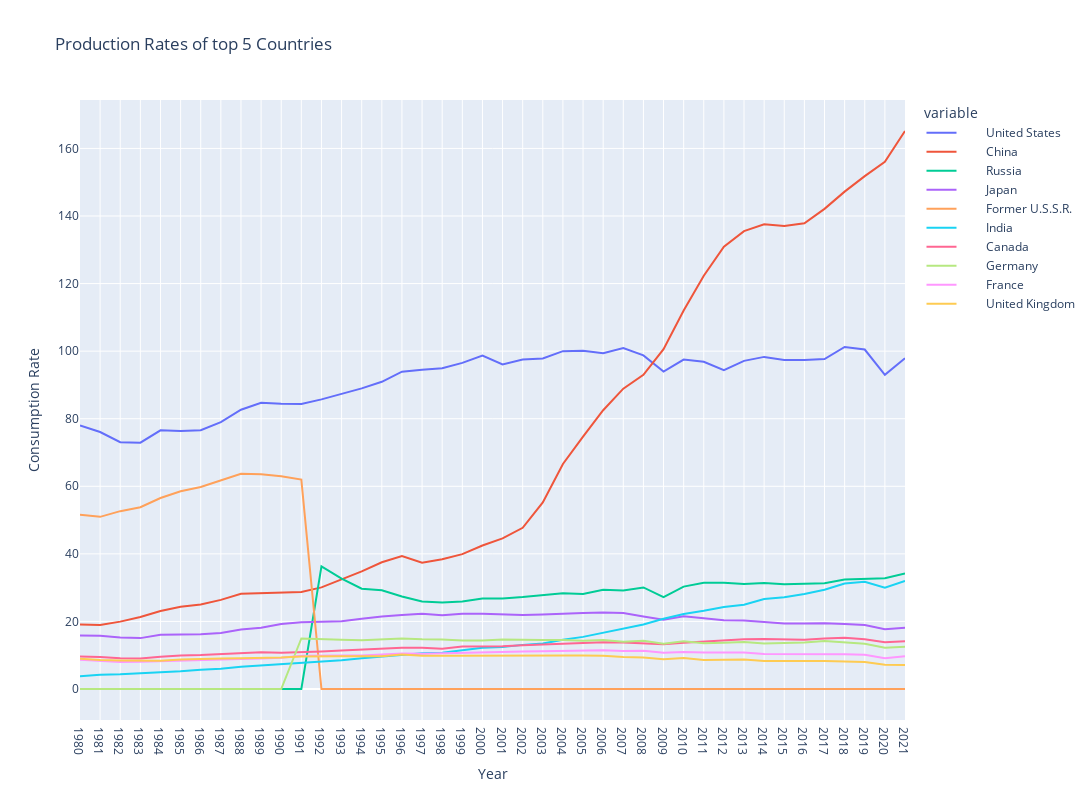

Notebook cell for this chart:
### Code cell
fig = px.line(top_consumption4, x = top_consumption4.index, y= top_consumption4.columns[0:],labels={
                     "Year": "Year",
                     "value": "Consumption Rate"}, title='Production Rates of top 5 Countries',width=1600, height=800)
fig.show()

### Figure 1 — Plotly figure (JSON) as saved in the notebook; plotly's stock layout.template omitted (floating-point values rounded to 4 significant figures)
{"data": [{"hovertemplate": "variable=        United States<br>Year=%{x}<br>Consumption Rate=%{y}<extra></extra>", "legendgroup": "        United States", "line": {"color": "#636efa", "dash": "solid"}, "marker": {"symbol": "circle"}, "mode": "lines", "name": "        United States", "orientation": "v", "showlegend": true, "type": "scatter", "x": ["1980", "1981", "1982", "1983", "1984", "1985", "1986", "1987", "1988", "1989", "1990", "1991", "1992", "1993", "1994", "1995", "1996", "1997", "1998", "1999", "2000", "2001", "2002", "2003", "2004", "2005", "2006", "2007", "2008", "2009", "2010", "2011", "2012", "2013", "2014", "2015", "2016", "2017", "2018", "2019", "2020", "2021"], "xaxis": "x", "y": [78.02, 76.06, 73.05, 72.92, 76.57, 76.33, 76.6, 79.01, 82.66, 84.74, 84.43, 84.38, 85.72, 87.27, 88.98, 90.93, 93.93, 94.51, 94.92, 96.54, 98.7, 96.06, 97.54, 97.83, 100, 100.1, 99.39, 100.9, 98.75, 93.94, 97.51, 96.87, 94.39, 97.13, 98.3, 97.41, 97.38, 97.66, 101.2, 100.5, 93.01, 97.91], "yaxis": "y"}, {"hovertemplate": "variable=        China<br>Year=%{x}<br>Consumption Rate=%{y}<extra></extra>", "legendgroup": "        China", "line": {"color": "#EF553B", "dash": "solid"}, "marker": {"symbol": "circle"}, "mode": "lines", "name": "        China", "orientation": "v", "showlegend": true, "type": "scatter", "x": ["1980", "1981", "1982", "1983", "1984", "1985", "1986", "1987", "1988", "1989", "1990", "1991", "1992", "1993", "1994", "1995", "1996", "1997", "1998", "1999", "2000", "2001", "2002", "2003", "2004", "2005", "2006", "2007", "2008", "2009", "2010", "2011", "2012", "2013", "2014", "2015", "2016", "2017", "2018", "2019", "2020", "2021"], "xaxis": "x", "y": [19.11, 18.96, 19.94, 21.29, 23.06, 24.36, 25.02, 26.38, 28.17, 28.33, 28.37, 28.72, 30.08, 32.38, 34.81, 37.5, 39.33, 37.4, 38.42, 39.92, 42.47, 44.56, 47.71, 55.25, 66.62, 74.69, 82.51, 88.9, 92.98, 100.6, 112, 122.3, 130.9, 135.5, 137.5, 137.0, 137.8, 142.1, 147.2, 151.8, 156.0, 165.2], "yaxis": "y"}, {"hovertemplate": "variable=        Russia<br>Year=%{x}<br>Consumption Rate=%{y}<extra></extra>", "legendgroup": "        Russia", "line": {"color": "#00cc96", "dash": "solid"}, "marker": {"symbol": "circle"}, "mode": "lines", "name": "        Russia", "orientation": "v", "showlegend": true, "type": "scatter", "x": ["1980", "1981", "1982", "1983", "1984", "1985", "1986", "1987", "1988", "1989", "1990", "1991", "1992", "1993", "1994", "1995", "1996", "1997", "1998", "1999", "2000", "2001", "2002", "2003", "2004", "2005", "2006", "2007", "2008", "2009", "2010", "2011", "2012", "2013", "2014", "2015", "2016", "2017", "2018", "2019", "2020", "2021"], "xaxis": "x", "y": [0, 0, 0, 0, 0, 0, 0, 0, 0, 0, 0, 0, 36.27, 32.69, 29.69, 29.24, 27.38, 25.88, 25.59, 25.88, 26.78, 26.82, 27.21, 27.87, 28.34, 28.1, 29.37, 29.15, 30.05, 27.16, 30.3, 31.43, 31.48, 31.1, 31.36, 30.97, 31.02, 31.27, 32.39, 32.6, 32.81, 34.21], "yaxis": "y"}, {"hovertemplate": "variable=        Japan<br>Year=%{x}<br>Consumption Rate=%{y}<extra></extra>", "legendgroup": "        Japan", "line": {"color": "#ab63fa", "dash": "solid"}, "marker": {"symbol": "circle"}, "mode": "lines", "name": "        Japan", "orientation": "v", "showlegend": true, "type": "scatter", "x": ["1980", "1981", "1982", "1983", "1984", "1985", "1986", "1987", "1988", "1989", "1990", "1991", "1992", "1993", "1994", "1995", "1996", "1997", "1998", "1999", "2000", "2001", "2002", "2003", "2004", "2005", "2006", "2007", "2008", "2009", "2010", "2011", "2012", "2013", "2014", "2015", "2016", "2017", "2018", "2019", "2020", "2021"], "xaxis": "x", "y": [15.81, 15.79, 15.27, 15.06, 16.04, 16.07, 16.18, 16.59, 17.61, 18.15, 19.26, 19.73, 19.82, 20.09, 20.81, 21.49, 21.87, 22.25, 21.85, 22.27, 22.27, 22.07, 21.89, 22.03, 22.34, 22.47, 22.63, 22.46, 21.48, 20.53, 21.5, 20.82, 20.34, 20.31, 19.79, 19.38, 19.41, 19.47, 19.27, 18.95, 17.72, 18.13], "yaxis": "y"}, {"hovertemplate": "variable=        Former U.S.S.R.<br>Year=%{x}<br>Consumption Rate=%{y}<extra></extra>", "legendgroup": "        Former U.S.S.R.", "line": {"color": "#FFA15A", "dash": "solid"}, "marker": {"symbol": "circle"}, "mode": "lines", "name": "        Former U.S.S.R.", "orientation": "v", "showlegend": true, "type": "scatter", "x": ["1980", "1981", "1982", "1983", "1984", "1985", "1986", "1987", "1988", "1989", "1990", "1991", "1992", "1993", "1994", "1995", "1996", "1997", "1998", "1999", "2000", "2001", "2002", "2003", "2004", "2005", "2006", "2007", "2008", "2009", "2010", "2011", "2012", "2013", "2014", "2015", "2016", "2017", "2018", "2019", "2020", "2021"], "xaxis": "x", "y": [51.57, 50.95, 52.64, 53.8, 56.52, 58.53, 59.8, 61.84, 63.69, 63.59, 62.94, 62, 0, 0, 0, 0, 0, 0, 0, 0, 0, 0, 0, 0, 0, 0, 0, 0, 0, 0, 0, 0, 0, 0, 0, 0, 0, 0, 0, 0, 0, 0], "yaxis": "y"}, {"hovertemplate": "variable=        India<br>Year=%{x}<br>Consumption Rate=%{y}<extra></extra>", "legendgroup": "        India", "line": {"color": "#19d3f3", "dash": "solid"}, "marker": {"symbol": "circle"}, "mode": "lines", "name": "        India", "orientation": "v", "showlegend": true, "type": "scatter", "x": ["1980", "1981", "1982", "1983", "1984", "1985", "1986", "1987", "1988", "1989", "1990", "1991", "1992", "1993", "1994", "1995", "1996", "1997", "1998", "1999", "2000", "2001", "2002", "2003", "2004", "2005", "2006", "2007", "2008", "2009", "2010", "2011", "2012", "2013", "2014", "2015", "2016", "2017", "2018", "2019", "2020", "2021"], "xaxis": "x", "y": [3.75, 4.2, 4.36, 4.6, 4.99, 5.25, 5.68, 5.96, 6.59, 6.95, 7.42, 7.79, 8.18, 8.49, 9.1, 9.64, 10.08, 10.6, 10.73, 11.42, 12.21, 12.42, 13.06, 13.47, 14.6, 15.43, 16.72, 17.97, 19.11, 20.8, 22.2, 23.13, 24.29, 24.96, 26.64, 27.16, 28.14, 29.36, 31.21, 31.75, 29.96, 31.96], "yaxis": "y"}, {"hovertemplate": "variable=        Canada<br>Year=%{x}<br>Consumption Rate=%{y}<extra></extra>", "legendgroup": "        Canada", "line": {"color": "#FF6692", "dash": "solid"}, "marker": {"symbol": "circle"}, "mode": "lines", "name": "        Canada", "orientation": "v", "showlegend": true, "type": "scatter", "x": ["1980", "1981", "1982", "1983", "1984", "1985", "1986", "1987", "1988", "1989", "1990", "1991", "1992", "1993", "1994", "1995", "1996", "1997", "1998", "1999", "2000", "2001", "2002", "2003", "2004", "2005", "2006", "2007", "2008", "2009", "2010", "2011", "2012", "2013", "2014", "2015", "2016", "2017", "2018", "2019", "2020", "2021"], "xaxis": "x", "y": [9.59, 9.48, 9.08, 9, 9.57, 9.93, 10.03, 10.33, 10.77, 10.91, 10.71, 10.78, 11.07, 11.36, 11.67, 11.84, 12.23, 12.24, 11.94, 12.58, 12.56, 12.69, 12.97, 13.23, 13.54, 13.74, 13.85, 13.77, 13.47, 13.23, 13.7, 14.04, 14.26, 14.69, 14.8, 14.72, 14.55, 14.96, 15.16, 14.75, 13.85, 14.17], "yaxis": "y"}, {"hovertemplate": "variable=        Germany<br>Year=%{x}<br>Consumption Rate=%{y}<extra></extra>", "legendgroup": "        Germany", "line": {"color": "#B6E880", "dash": "solid"}, "marker": {"symbol": "circle"}, "mode": "lines", "name": "        Germany", "orientation": "v", "showlegend": true, "type": "scatter", "x": ["1980", "1981", "1982", "1983", "1984", "1985", "1986", "1987", "1988", "1989", "1990", "1991", "1992", "1993", "1994", "1995", "1996", "1997", "1998", "1999", "2000", "2001", "2002", "2003", "2004", "2005", "2006", "2007", "2008", "2009", "2010", "2011", "2012", "2013", "2014", "2015", "2016", "2017", "2018", "2019", "2020", "2021"], "xaxis": "x", "y": [0, 0, 0, 0, 0, 0, 0, 0, 0, 0, 0, 14.96, 14.67, 14.58, 14.42, 14.72, 14.94, 14.71, 14.66, 14.37, 14.39, 14.68, 14.47, 14.48, 14.54, 14.29, 14.54, 14, 14.28, 13.43, 14.14, 13.54, 13.7, 13.94, 13.48, 13.64, 13.73, 14.2, 13.81, 13.36, 12.18, 12.5], "yaxis": "y"}, {"hovertemplate": "variable=        France<br>Year=%{x}<br>Consumption Rate=%{y}<extra></extra>", "legendgroup": "        France", "line": {"color": "#FF97FF", "dash": "solid"}, "marker": {"symbol": "circle"}, "mode": "lines", "name": "        France", "orientation": "v", "showlegend": true, "type": "scatter", "x": ["1980", "1981", "1982", "1983", "1984", "1985", "1986", "1987", "1988", "1989", "1990", "1991", "1992", "1993", "1994", "1995", "1996", "1997", "1998", "1999", "2000", "2001", "2002", "2003", "2004", "2005", "2006", "2007", "2008", "2009", "2010", "2011", "2012", "2013", "2014", "2015", "2016", "2017", "2018", "2019", "2020", "2021"], "xaxis": "x", "y": [8.64, 8.28, 8.01, 8.1, 8.3, 8.48, 8.64, 8.75, 8.87, 9.04, 9.24, 9.85, 9.94, 9.89, 9.88, 10.16, 10.5, 10.43, 10.59, 10.73, 10.89, 11.12, 11.07, 11.15, 11.33, 11.44, 11.47, 11.26, 11.35, 10.73, 10.98, 10.79, 10.7, 10.83, 10.37, 10.4, 10.27, 10.27, 10.32, 10.14, 9.09, 9.73], "yaxis": "y"}, {"hovertemplate": "variable=        United Kingdom<br>Year=%{x}<br>Consumption Rate=%{y}<extra></extra>", "legendgroup": "        United Kingdom", "line": {"color": "#FECB52", "dash": "solid"}, "marker": {"symbol": "circle"}, "mode": "lines", "name": "        United Kingdom", "orientation": "v", "showlegend": true, "type": "scatter", "x": ["1980", "1981", "1982", "1983", "1984", "1985", "1986", "1987", "1988", "1989", "1990", "1991", "1992", "1993", "1994", "1995", "1996", "1997", "1998", "1999", "2000", "2001", "2002", "2003", "2004", "2005", "2006", "2007", "2008", "2009", "2010", "2011", "2012", "2013", "2014", "2015", "2016", "2017", "2018", "2019", "2020", "2021"], "xaxis": "x", "y": [8.99, 8.56, 8.46, 8.49, 8.37, 8.73, 8.99, 9.04, 9.12, 9.14, 9.29, 9.59, 9.52, 9.66, 9.68, 9.71, 10.23, 9.82, 9.86, 9.9, 9.9, 9.98, 9.84, 9.9, 9.94, 9.91, 9.81, 9.46, 9.35, 8.82, 9.19, 8.62, 8.76, 8.73, 8.27, 8.36, 8.3, 8.26, 8.23, 7.98, 7.16, 7.14], "yaxis": "y"}], "layout": {"height": 800, "legend": {"title": {"text": "variable"}, "tracegroupgap": 0}, "title": {"text": "Production Rates of top 5 Countries"}, "width": 1600, "xaxis": {"anchor": "y", "domain": [0, 1], "title": {"text": "Year"}}, "yaxis": {"anchor": "x", "domain": [0, 1], "title": {"text": "Consumption Rate"}}}}
